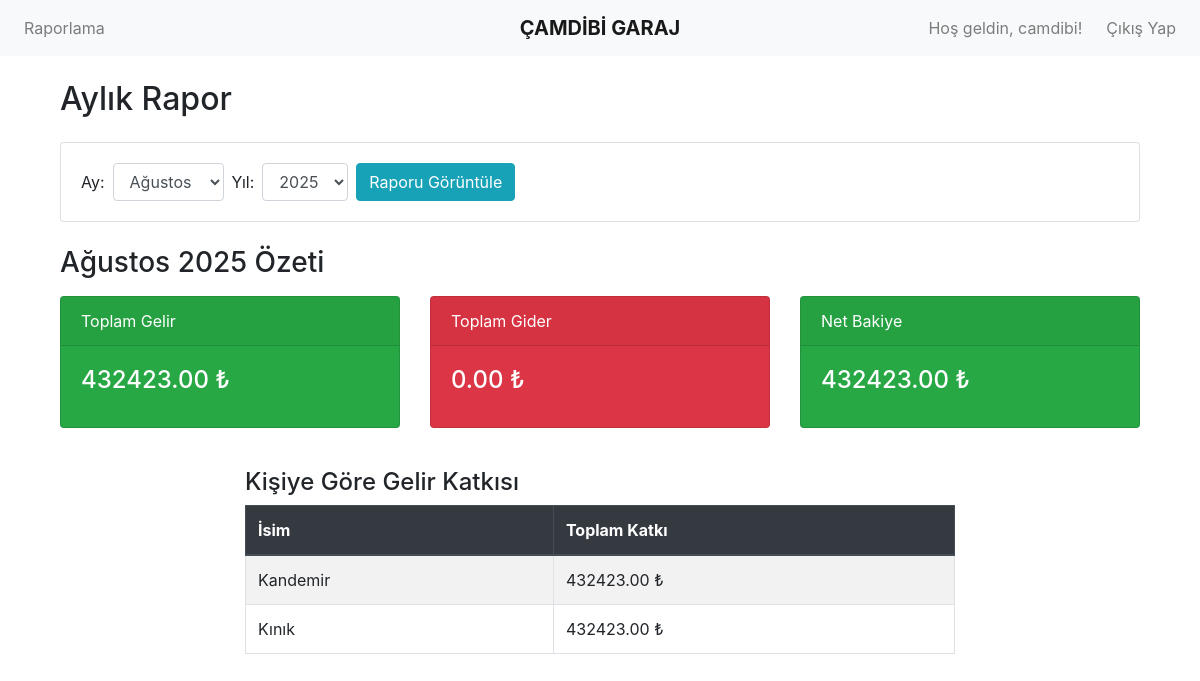
/report (signed in), run on the app's committed database.
### app.py (models this page shows, shortened)
class User(db.Model, UserMixin):
    id = db.Column(db.Integer, primary_key=True)
    username = db.Column(db.String(50), unique=True, nullable=False)
    password_hash = db.Column(db.String(128), nullable=False)
    transactions = db.relationship('Transaction', backref='user', lazy=True)

class Member(db.Model):
    id = db.Column(db.Integer, primary_key=True)
    name = db.Column(db.String(50), unique=True, nullable=False)

### app.py (the view)
@app.route('/report')
@login_required
def report():
    today = date.today()
    year = request.args.get('year', default=today.year, type=int)
    month = request.args.get('month', default=today.month, type=int)
    start_date = date(year, month, 1)
    end_date = date(year, month, calendar.monthrange(year, month)[1])
    transactions = Transaction.query.filter(
        Transaction.user_id == current_user.id,
        Transaction.date >= start_date,
        Transaction.date <= end_date
    ).all()
    member_incomes = defaultdict(float)
    total_monthly_income = 0
    total_monthly_expense = 0
    for transaction in transactions:
        if transaction.type == 'gelir':
            total_monthly_income += transaction.amount
            for member in transaction.members:
                member_incomes[member.name] += transaction.amount
        elif transaction.type == 'gider':
            total_monthly_expense += transaction.amount
    sorted_member_incomes = dict(sorted(member_incomes.items()))
    net_monthly_balance = total_monthly_income - total_monthly_expense
    month_names = ["Ocak", "Şubat", "Mart", "Nisan", "Mayıs", "Haziran", "Temmuz", "Ağustos", "Eylül", "Ekim", "Kasım", "Aralık"]
    return render_template('report.html',
                           selected_year=year, selected_month=month, month_names=month_names,
                           current_year=today.year, total_income=total_monthly_income,
                           total_expense=total_monthly_expense, net_balance=net_monthly_balance,
                           member_incomes=sorted_member_incomes
                           )

### app.py (called while the page is built)
@login_manager.user_loader
def load_user(user_id):
    return User.query.get(int(user_id))

### templates/report.html (shortened to what this page needs)
{% extends "base.html" %}
{% block content %}
<div class="container">
    <h2 class="mb-4">Aylık Rapor</h2>
    <div class="card mb-4">
        <div class="card-body">
            <form method="GET" action="{{ url_for('report') }}" class="form-inline">
                <div class="form-group mr-2">
                    <label for="month" class="mr-2">Ay:</label>
                    <select name="month" id="month" class="form-control">
                        {% for i in range(1, 13) %}
                            <option value="{{ i }}" {% if i == selected_month %}selected{% endif %}>{{ month_names[i-1] }}</option>
                        {% endfor %}
                    </select>
                </div>
                <div class="form-group mr-2">
                    <label for="year" class="mr-2">Yıl:</label>
                    <select name="year" id="year" class="form-control">
                        {% for y in range(current_year - 5, current_year + 2) %}
                            <option value="{{ y }}" {% if y == selected_year %}selected{% endif %}>{{ y }}</option>
                        {% endfor %}
                    </select>
                </div>
                <button type="submit" class="btn btn-info">Raporu Görüntüle</button>
            </form>
        </div>
    </div>
    <h3 class="mb-3">{{ month_names[selected_month-1] }} {{ selected_year }} Özeti</h3>
    <div class="row">
        <div class="col-md-4">
            <div class="card text-white bg-success mb-3">
                <div class="card-header">Toplam Gelir</div>
                <div class="card-body">
                    <h4 class="card-title">{{ "%.2f"|format(total_income) }} ₺</h4>
                </div>
            </div>
        </div>
        <div class="col-md-4">
            <div class="card text-white bg-danger mb-3">
                <div class="card-header">Toplam Gider</div>
                <div class="card-body">
                    <h4 class="card-title">{{ "%.2f"|format(total_expense) }} ₺</h4>
                </div>
            </div>
        </div>
        <div class="col-md-4">
            <div class="card text-white {{ 'bg-success' if net_balance >= 0 else 'bg-danger' }} mb-3">
                <div class="card-header">Net Bakiye</div>
                <div class="card-body">
                    <h4 class="card-title">{{ "%.2f"|format(net_balance) }} ₺</h4>
                </div>
            </div>
        </div>
    </div>
    <div class="row mt-4 justify-content-center">
        <div class="col-md-8">
            <h4>Kişiye Göre Gelir Katkısı</h4>
            <table class="table table-bordered table-striped">
                <thead class="thead-dark">
                    <tr>
                        <th>İsim</th>
                        <th>Toplam Katkı</th>
                    </tr>
                </thead>
                <tbody>
                    {% for name, income in member_incomes.items() %}
                    <tr>
                        <td>{{ name.title() }}</td>
                        <td>{{ "%.2f"|format(income) }} ₺</td>
                    </tr>
                    {% else %}
                    <tr>
                        <td colspan="2" class="text-center">Bu ay hiç gelir kaydedilmemiş.</td>
                    </tr>
                    {% endfor %}
                </tbody>
            </table>
        </div>
    </div>
</div>
{% endblock %}

### templates/base.html (shortened to what this page needs)
<!DOCTYPE html>
<html lang="tr">
<head>
    <link rel="stylesheet" href="https://stackpath.bootstrapcdn.com/bootstrap/4.5.2/css/bootstrap.min.css">
</head>
<body>
    <nav class="navbar navbar-expand-lg navbar-light bg-light position-relative">
        <a class="navbar-brand centered" href="{{ url_for('index') }}"><b>ÇAMDİBİ GARAJ</b></a>
        <div class="collapse navbar-collapse">
            <ul class="navbar-nav mr-auto">
                <li class="nav-item">
                    <a class="nav-link" href="{{ url_for('report') }}">Raporlama</a>
                </li>
            </ul>
            <ul class="navbar-nav ml-auto">
                {% if current_user.is_authenticated %}
                    <li class="nav-item">
                        <span class="navbar-text mr-3">Hoş geldin, {{ current_user.username }}!</span>
                    </li>
                    <li class="nav-item">
                        <a class="nav-link" href="{{ url_for('logout') }}">Çıkış Yap</a>
                    </li>
                {% else %}
                    <li class="nav-item">
                        <a class="nav-link" href="{{ url_for('login') }}">Giriş Yap</a>
                    </li>
                {% endif %}
            </ul>
        </div>
    </nav>
    <div class="container mt-4">
        {% block content %}{% endblock %}
    </div>
</body>
</html>

### templates/base.html (style rules this page uses)
.navbar-brand.centered { position: absolute; left: 50%; transform: translateX(-50%); }

### data on the page
User: username "camdibi"
Member: title "Kandemir", income "432423.00"
Member: title "Kınık", income "432423.00"

### other printed values
{{ month_names[selected_month-1] }} "Ağustos"
{{ selected_year }} "2025"
{{ "%.2f"|format(total_income) }} "432423.00"
{{ "%.2f"|format(total_expense) }} "0.00"
{{ "%.2f"|format(net_balance) }} "432423.00"
form field month "Ağustos"
form field year "2025"
